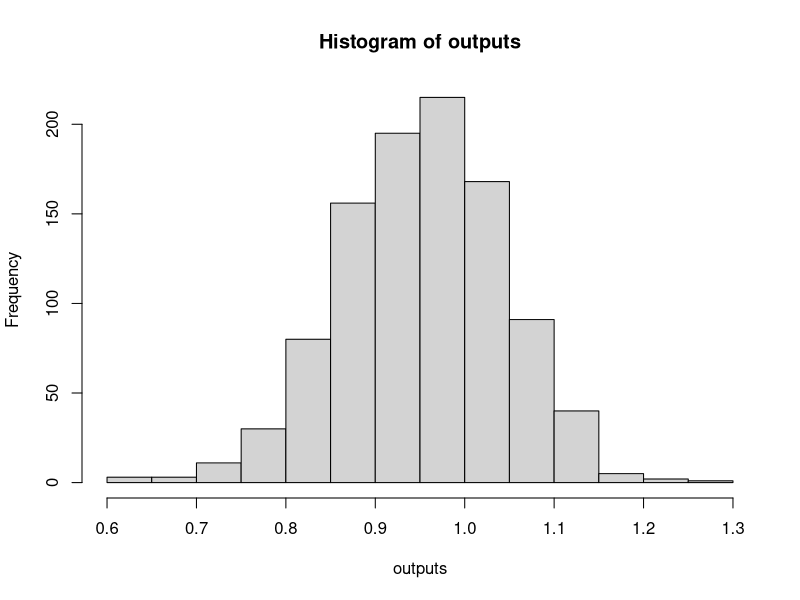

Generate this figure with R:
n <- 100
features <- 50
nsims <- 1000

outputs <- vector(length = nsims)
for (i in 1:nsims) {
  x <- matrix(rnorm(n, 0, 1), nrow = n)
  beta_abs <- rnorm(features, 0, 1)
  a <- exp(beta_abs %*% t(x) + matrix(rnorm(n * features, 0, 0.1), nrow = features)) # feature x samples
  drop_out_prob <- 0.7
  a <- t(apply(a, 1, function(x){ifelse(runif(length(x)) < 1 - drop_out_prob, x, 0)}))
  d <- colSums(a) # total depth
  y <- t(t(a) / d) # relative abundances (features x samples)
  
  betas_fit <- vector(length = features)
  for (feature_id in 1:features) {
    knock_outs <- sample(1:n, 10, replace = F)
    current_y <- y[feature_id,]
    current_a <- a[feature_id,]
    betas_fit[feature_id] <- 1/sum(x[current_y != 0]^2) * sum(x[current_y != 0] * log(current_y[current_y != 0]))# + 
       #1/sum(x[current_y != 0]^2) * sum(x[current_y != 0] * log(d[current_y != 0]))
    beta_abs[feature_id] <- 1/sum(x[current_a != 0]^2) * sum(x[current_a != 0] * log(current_a[current_a != 0]))
  }
  
  outputs[i] <- coef(lm(betas_fit ~ beta_abs))['beta_abs']
}
hist(outputs)
